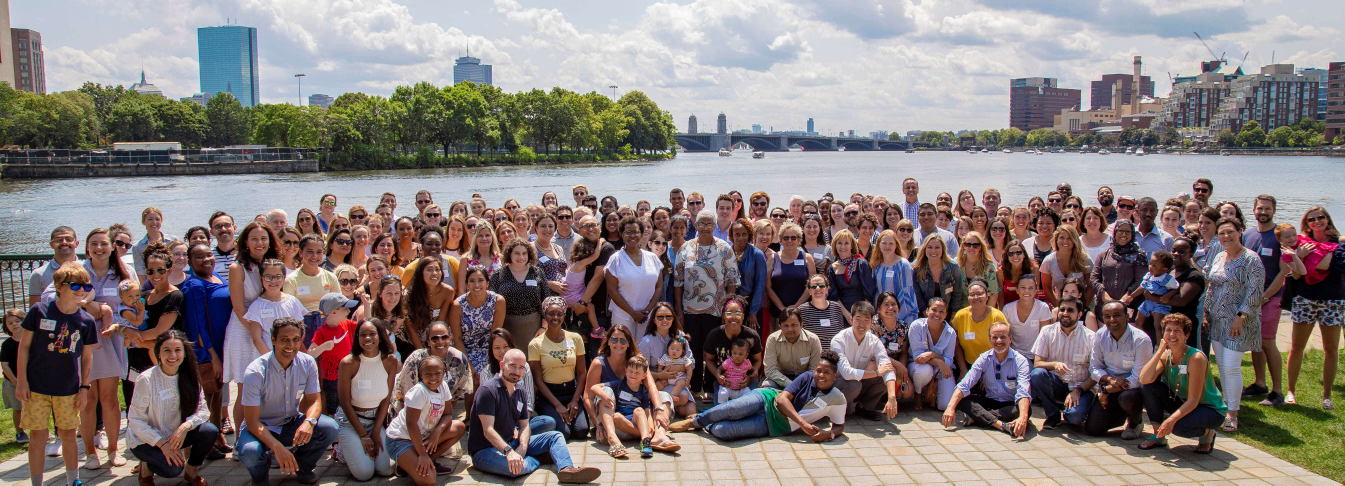
#> input picture Face Detection/images/people.jpg, 5379 x 1941 px (shown at 1/4 size)
$ python image_face_detection.py
#> lines starting #> are read from the running program, lines starting #| are printed output that depends on the picture; after the words box and inside, x2 and y2 are one past the last pixel; in counts of white or black regions, pixels touching at a corner belong together
import cv2
# 'https://raw.githubusercontent.com/opencv/opencv/master/data/haarcascades/haarcascade_frontalface_default.xml'
face_cascade = cv2.CascadeClassifier('raw/haarcascade_frontalface_default.xml')

# pic = cv2.imread('images/friends.png')
pic = cv2.imread('images/people.jpg')
#> pic is the input picture: shape (1941, 5379, 3); mean B, G, R 120.4, 121.9, 132.4
scale_percent = 30
width = pic.shape[1]
#> width = 5379
height = pic.shape[0]
#> height = 1941
if width > 2000:
    width = int(width * (scale_percent / 100))
#> width = 1613
if height > 1500:
    height = int(height * scale_percent / 100)
#> height = 582
scale_factor = 1.3

while True:
    faces = face_cascade.detectMultiScale(pic, scale_factor, 5)
#> faces = 88 rows, first 6: [2576, 1041, 50, 50], [2286, 752, 62, 62], [2175, 772, 53, 53], [2676, 771, 60, 60], [3931, 766, 67, 67], [3154, 801, 58, 58]
    for (x,y,w,h) in faces:
        cv2.rectangle(pic, (x, y), (x+w, y+h), (255,0,0), 2)
        font = cv2.FONT_HERSHEY_SIMPLEX
        cv2.putText(pic, 'face', (x,y), font, 0.5, (255,255,255), 2, cv2.LINE_AA)
#> this loop made 88 passes
#> (x, y, w, h) on passes 1 to 12: (2576, 1041, 50, 50), (2286, 752, 62, 62), (2175, 772, 53, 53), (2676, 771, 60, 60), (3931, 766, 67, 67), (3154, 801, 58, 58), (2861, 804, 78, 78), (3313, 819, 65, 65), (1512, 834, 62, 62), (3535, 831, 68, 68), (4328, 844, 77, 77), (584, 851, 69, 69)
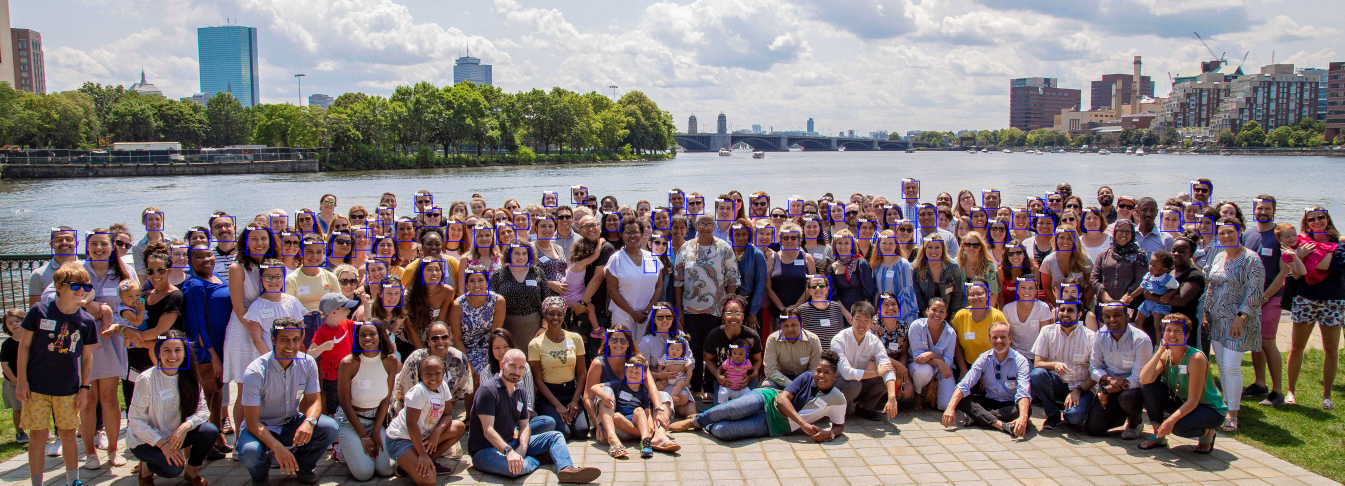
#> pic: shape (1941, 5379, 3) (shown at 1/4 size); mean B, G, R 122.1, 121.6, 131.8

    print('number of faces detected:', len(faces))
#| number of faces detected: 88
    resized = cv2.resize(pic, (width, height), interpolation = cv2.INTER_AREA)
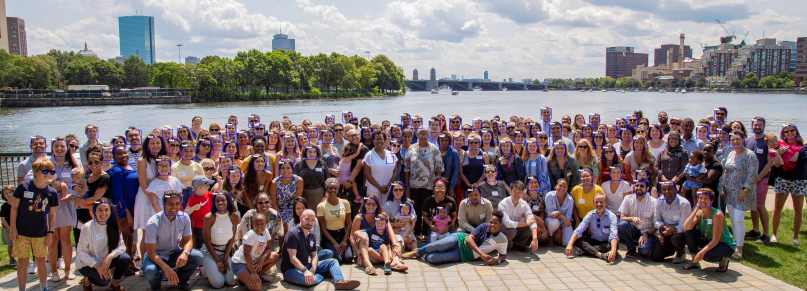
#> resized: shape (582, 1613, 3) (shown at 1/2 size); mean B, G, R 122.1, 121.6, 131.8
    cv2.imshow('faces', resized)

    if cv2.waitKey(1) & 0xff == ord('q'):
#> (key q is pressed here)
        break

cv2.destroyAllWindows()

$ run again, with Face Detection/images/osman.png saved as Face Detection/images/people.jpg
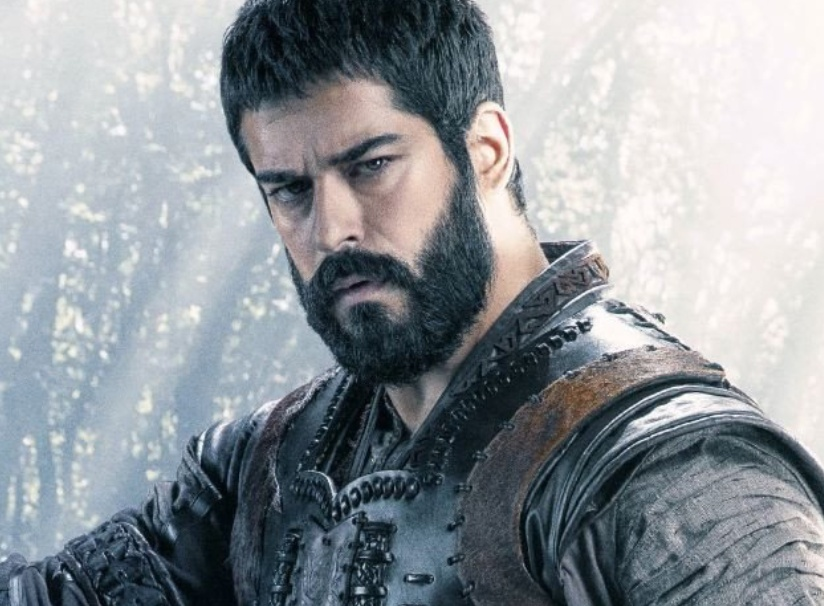
#> input picture Face Detection/images/osman.png, 824 x 606 px
#> pic is the input picture: shape (606, 824, 3); mean B, G, R 154.3, 149.3, 143.4
#> faces = [[199, 61, 293, 293]]
#> the loop `for (x,y,w,h) in faces:` made 1 pass
#> (x, y, w, h, font) on pass 1: (199, 61, 293, 293, 0)
#> after the loop `for (x,y,w,h) in faces:`:
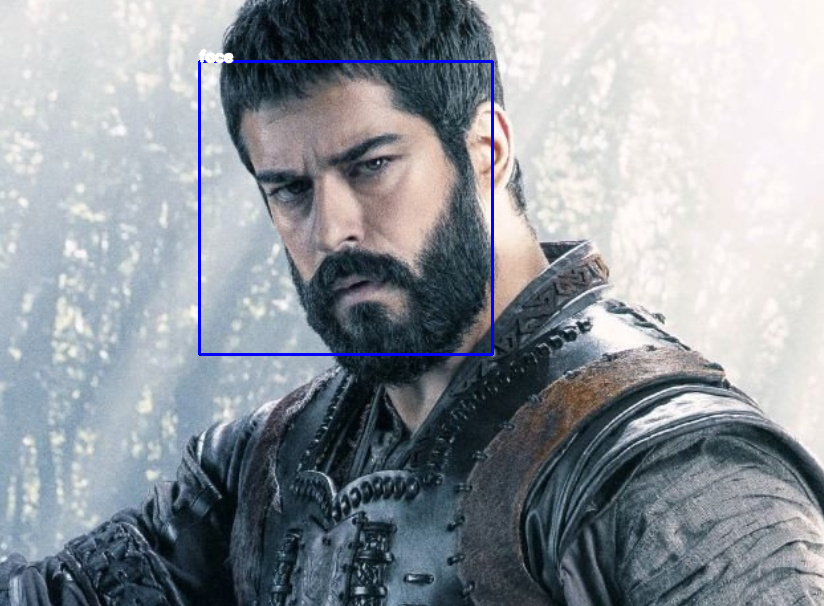
#> pic: shape (606, 824, 3); 0.76% of pixels changed, all inside (x1, y1, x2, y2) = (198, 49, 494, 356)
#| number of faces detected: 1
